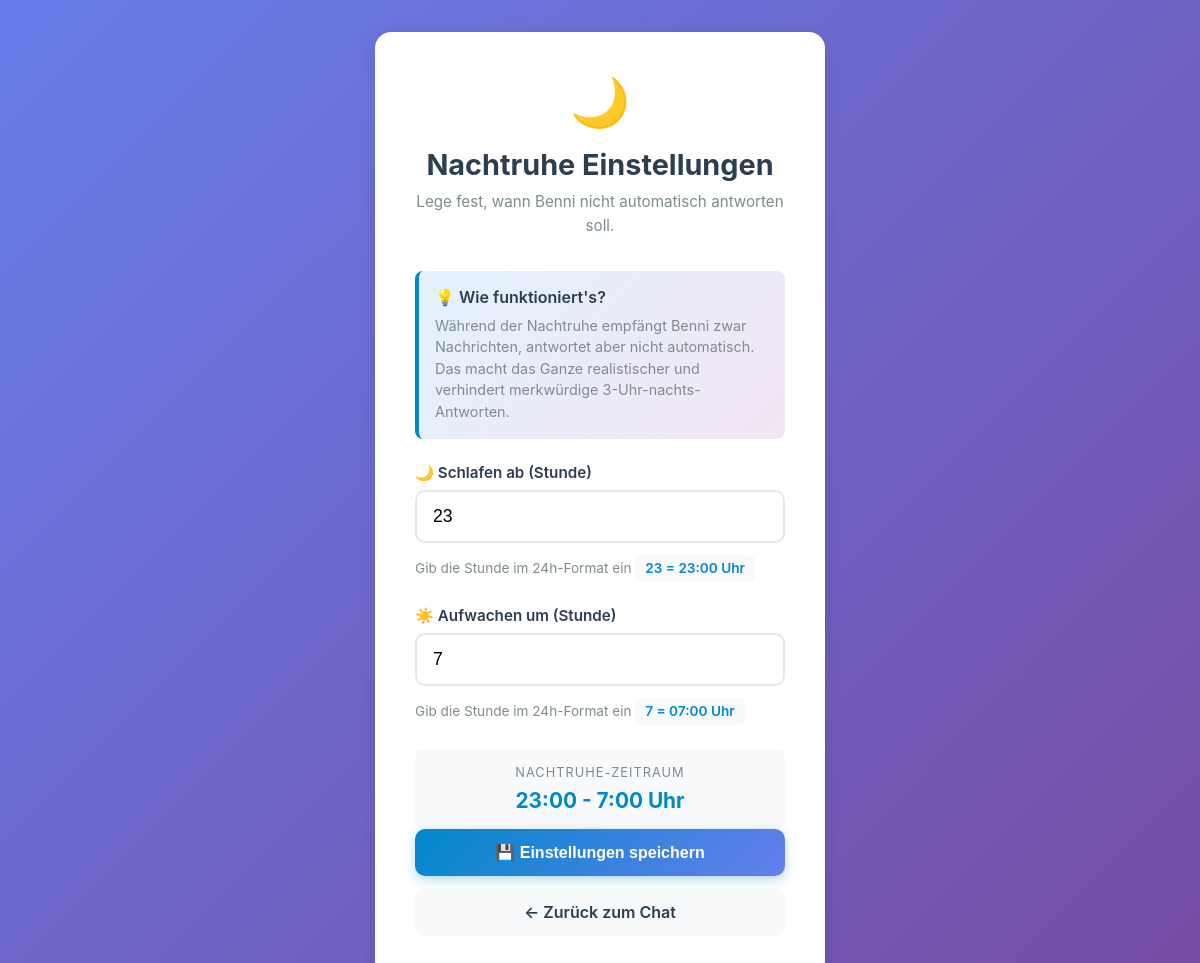
The app's page /settings/7807097390 with its own data.
### tables this page shows
CREATE TABLE users (
            id INTEGER PRIMARY KEY,
            username TEXT,
            first_name TEXT,
            joined_at TIMESTAMP,
            is_active BOOLEAN DEFAULT 1,
            human_mode BOOLEAN DEFAULT 1,
            quiet_start INTEGER DEFAULT 23,
            quiet_end INTEGER DEFAULT 7,
            last_message_at TIMESTAMP
        );

### src/web.py (the view)
@app.route('/settings/<int:user_id>')
def settings_view(user_id):
    user = get_user(user_id)
    return render_template('settings.html', user=user)

### src/db.py (called while the page is built)
def get_connection():
    DB_PATH.parent.mkdir(parents=True, exist_ok=True)
    conn = sqlite3.connect(DB_PATH)
    conn.row_factory = sqlite3.Row
    return conn

def get_user(user_id):
    conn = get_connection()
    user = conn.execute("SELECT * FROM users WHERE id = ?", (user_id,)).fetchone()
    conn.close()
    return user

### templates/settings.html (shortened to what this page needs)
<!DOCTYPE html>
<html lang="de">
<head>
</head>
<body>
    <div class="card">
        <div class="card-header">
            <div class="card-icon">🌙</div>
            <h2>Nachtruhe Einstellungen</h2>
            <p class="card-subtitle">
                Lege fest, wann Benni nicht automatisch antworten soll.
            </p>
        </div>
        <div class="info-box">
            <div class="info-box-title">
                💡 Wie funktioniert's?
            </div>
            <div class="info-box-text">
                Während der Nachtruhe empfängt Benni zwar Nachrichten, antwortet aber nicht automatisch.
                Das macht das Ganze realistischer und verhindert merkwürdige 3-Uhr-nachts-Antworten.
            </div>
        </div>
        <form action="/save_settings/{{ user.id }}" method="POST">
            <div class="form-group">
                <label>🌙 Schlafen ab (Stunde)</label>
                <div class="input-wrapper">
                    <input type="number"
                           name="start_hour"
                           min="0"
                           max="23"
                           value="{{ user.quiet_start }}"
                           required
                           id="start-input">
                </div>
                <div class="input-hint">
                    Gib die Stunde im 24h-Format ein
                    <span class="example-time">23 = 23:00 Uhr</span>
                </div>
            </div>
            <div class="form-group">
                <label>☀️ Aufwachen um (Stunde)</label>
                <div class="input-wrapper">
                    <input type="number"
                           name="end_hour"
                           min="0"
                           max="23"
                           value="{{ user.quiet_end }}"
                           required
                           id="end-input">
                </div>
                <div class="input-hint">
                    Gib die Stunde im 24h-Format ein
                    <span class="example-time">7 = 07:00 Uhr</span>
                </div>
            </div>
            <div class="time-preview">
                <div class="time-preview-label">Nachtruhe-Zeitraum</div>
                <div class="time-preview-value" id="preview">
                    {{ user.quiet_start }}:00 - {{ user.quiet_end }}:00 Uhr
                </div>
            </div>
            <button type="submit" class="btn">
                💾 Einstellungen speichern
            </button>
            <a href="/chat/{{ user.id }}" class="btn btn-secondary">
                ← Zurück zum Chat
            </a>
        </form>
    </div>
</body>
</html>

### templates/settings.html (style rules this page uses)
* { margin: 0; padding: 0; box-sizing: border-box; }
:root { --primary: #0088cc; --secondary: #667eea; --bg-main: #f8f9fa; --text-main: #2c3e50; --text-secondary: #7f8c8d; --border: #e1e8ed; --shadow: 0 4px 16px rgba(0,0,0,0.1); }
body { font-family: -apple-system, BlinkMacSystemFont, "Segoe UI", Roboto, sans-serif; background: linear-gradient(135deg, #667eea 0%, #764ba2 100%); min-height: 100vh; display: flex; justify-content: center; align-items: center; padding: 2rem; }
.card { background: white; padding: 2.5rem; border-radius: 16px; box-shadow: var(--shadow); width: 100%; max-width: 450px; animation: slideUp 0.3s ease; }
.card-header { text-align: center; margin-bottom: 2rem; }
.card-icon { font-size: 3rem; margin-bottom: 1rem; }
h2 { color: var(--text-main); font-size: 1.8rem; margin-bottom: 0.5rem; }
.card-subtitle { color: var(--text-secondary); font-size: 0.95rem; line-height: 1.6; }
.form-group { margin-bottom: 1.5rem; }
label { display: block; margin-bottom: 8px; font-weight: 600; color: var(--text-main); font-size: 0.95rem; }
.input-wrapper { position: relative; }
input[type="number"] { width: 100%; padding: 14px 16px; border: 2px solid var(--border); border-radius: 10px; font-size: 1.1rem; transition: all 0.3s; outline: none; }
.input-hint { font-size: 0.85rem; color: var(--text-secondary); margin-top: 6px; line-height: 1.4; }
.example-time { display: inline-block; background: var(--bg-main); padding: 4px 10px; border-radius: 6px; font-weight: 600; color: var(--primary); margin-top: 6px; }
.btn { display: block; width: 100%; padding: 14px; background: linear-gradient(135deg, var(--primary), var(--secondary)); color: white; text-align: center; text-decoration: none; border-radius: 10px; border: none; font-size: 1rem; font-weight: 600; cursor: pointer; transition: all 0.3s; box-shadow: 0 4px 12px rgba(0, 136, 204, 0.3); }
.btn-secondary { background: var(--bg-main); color: var(--text-main); box-shadow: none; margin-top: 12px; }
.info-box { background: linear-gradient(135deg, #e3f2fd, #f3e5f5); border-left: 4px solid var(--primary); padding: 1rem; border-radius: 8px; margin-bottom: 1.5rem; }
.info-box-title { font-weight: 600; color: var(--text-main); margin-bottom: 0.5rem; display: flex; align-items: center; gap: 8px; }
.info-box-text { font-size: 0.9rem; color: var(--text-secondary); line-height: 1.5; }
.time-preview { background: var(--bg-main); padding: 1rem; border-radius: 8px; margin-top: 1.5rem; text-align: center; }
.time-preview-label { font-size: 0.8rem; color: var(--text-secondary); text-transform: uppercase; letter-spacing: 1px; margin-bottom: 0.5rem; }
.time-preview-value { font-size: 1.3rem; font-weight: bold; color: var(--primary); }

### records on screen
users: start_hour "23", end_hour "7", quiet_start "23", quiet_end "7"
